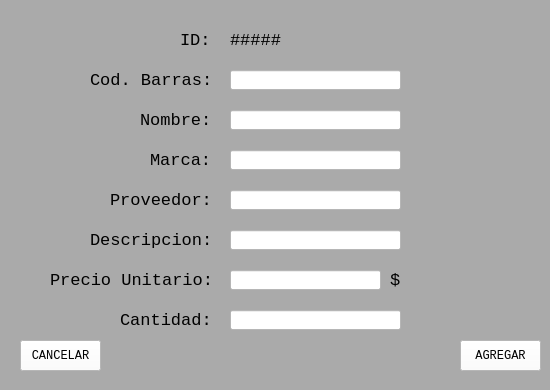
   <widget class="QWidget" name="widgetAgregar" native="true">
    <property name="geometry">
     <rect>
      <x>670</x>
      <y>290</y>
      <width>550</width>
      <height>390</height>
     </rect>
    </property>
    <property name="styleSheet">
     <string notr="true">background-color: rgb(170, 170, 170);</string>
    </property>
    <widget class="QLineEdit" name="lineAgregarCodbarras">
     <property name="geometry">
      <rect>
       <x>230</x>
       <y>70</y>
       <width>171</width>
       <height>20</height>
      </rect>
     </property>
     <property name="font">
      <font>
       <family>Courier New</family>
       <pointsize>13</pointsize>
      </font>
     </property>
     <property name="styleSheet">
      <string notr="true">background-color: rgb(255, 255, 255);</string>
     </property>
    </widget>
    <widget class="QLabel" name="label_3">
     <property name="geometry">
      <rect>
       <x>90</x>
       <y>70</y>
       <width>121</width>
       <height>21</height>
      </rect>
     </property>
     <property name="font">
      <font>
       <family>Courier New</family>
       <pointsize>13</pointsize>
      </font>
     </property>
     <property name="text">
      <string>Cod. Barras:</string>
     </property>
    </widget>
    <widget class="QLabel" name="label_4">
     <property name="geometry">
      <rect>
       <x>140</x>
       <y>110</y>
       <width>71</width>
       <height>21</height>
      </rect>
     </property>
     <property name="font">
      <font>
       <family>Courier New</family>
       <pointsize>13</pointsize>
      </font>
     </property>
     <property name="text">
      <string>Nombre:</string>
     </property>
    </widget>
    <widget class="QLineEdit" name="lineAgregarNombre">
     <property name="geometry">
      <rect>
       <x>230</x>
       <y>110</y>
       <width>171</width>
       <height>20</height>
      </rect>
     </property>
     <property name="font">
      <font>
       <family>Courier New</family>
       <pointsize>13</pointsize>
      </font>
     </property>
     <property name="styleSheet">
      <string notr="true">background-color: rgb(255, 255, 255);</string>
     </property>
    </widget>
    <widget class="QLineEdit" name="lineAgregarDescrip">
     <property name="geometry">
      <rect>
       <x>230</x>
       <y>230</y>
       <width>171</width>
       <height>20</height>
      </rect>
     </property>
     <property name="font">
      <font>
       <family>Courier New</family>
       <pointsize>13</pointsize>
      </font>
     </property>
     <property name="styleSheet">
      <string notr="true">background-color: rgb(255, 255, 255);</string>
     </property>
    </widget>
    <widget class="QLabel" name="label_5">
     <property name="geometry">
      <rect>
       <x>90</x>
       <y>230</y>
       <width>121</width>
       <height>21</height>
      </rect>
     </property>
     <property name="font">
      <font>
       <family>Courier New</family>
       <pointsize>13</pointsize>
      </font>
     </property>
     <property name="text">
      <string>Descripcion:</string>
     </property>
    </widget>
    <widget class="QLineEdit" name="lineAgregarPrecio">
     <property name="geometry">
      <rect>
       <x>230</x>
       <y>270</y>
       <width>151</width>
       <height>20</height>
      </rect>
     </property>
     <property name="font">
      <font>
       <family>Courier New</family>
       <pointsize>13</pointsize>
      </font>
     </property>
     <property name="styleSheet">
      <string notr="true">background-color: rgb(255, 255, 255);</string>
     </property>
    </widget>
    <widget class="QLabel" name="label_6">
     <property name="geometry">
      <rect>
       <x>50</x>
       <y>270</y>
       <width>161</width>
       <height>21</height>
      </rect>
     </property>
     <property name="font">
      <font>
       <family>Courier New</family>
       <pointsize>13</pointsize>
      </font>
     </property>
     <property name="text">
      <string>Precio Unitario:</string>
     </property>
    </widget>
    <widget class="QLabel" name="label_7">
     <property name="geometry">
      <rect>
       <x>120</x>
       <y>310</y>
       <width>91</width>
       <height>21</height>
      </rect>
     </property>
     <property name="font">
      <font>
       <family>Courier New</family>
       <pointsize>13</pointsize>
      </font>
     </property>
     <property name="text">
      <string>Cantidad:</string>
     </property>
    </widget>
    <widget class="QLineEdit" name="lineAgregarCantidad">
     <property name="geometry">
      <rect>
       <x>230</x>
       <y>310</y>
       <width>171</width>
       <height>20</height>
      </rect>
     </property>
     <property name="font">
      <font>
       <family>Courier New</family>
       <pointsize>13</pointsize>
      </font>
     </property>
     <property name="styleSheet">
      <string notr="true">background-color: rgb(255, 255, 255);</string>
     </property>
    </widget>
    <widget class="QLabel" name="label_8">
     <property name="geometry">
      <rect>
       <x>390</x>
       <y>270</y>
       <width>16</width>
       <height>21</height>
      </rect>
     </property>
     <property name="font">
      <font>
       <family>Courier New</family>
       <pointsize>13</pointsize>
      </font>
     </property>
     <property name="text">
      <string>$</string>
     </property>
    </widget>
    <widget class="QLabel" name="label_9">
     <property name="geometry">
      <rect>
       <x>180</x>
       <y>30</y>
       <width>31</width>
       <height>21</height>
      </rect>
     </property>
     <property name="font">
      <font>
       <family>Courier New</family>
       <pointsize>13</pointsize>
      </font>
     </property>
     <property name="text">
      <string>ID:</string>
     </property>
    </widget>
    <widget class="QLabel" name="lebelAgregarNumid">
     <property name="geometry">
      <rect>
       <x>230</x>
       <y>30</y>
       <width>51</width>
       <height>21</height>
      </rect>
     </property>
     <property name="font">
      <font>
       <family>Courier New</family>
       <pointsize>13</pointsize>
      </font>
     </property>
     <property name="text">
      <string>#####</string>
     </property>
    </widget>
    <widget class="QPushButton" name="ButonAgregarAceptar">
     <property name="geometry">
      <rect>
       <x>460</x>
       <y>340</y>
       <width>81</width>
       <height>31</height>
      </rect>
     </property>
     <property name="font">
      <font>
       <family>Courier New</family>
      </font>
     </property>
     <property name="styleSheet">
      <string notr="true">background-color: rgb(255, 255, 255);</string>
     </property>
     <property name="text">
      <string>AGREGAR</string>
     </property>
    </widget>
    <widget class="QPushButton" name="ButonAgregarCancelar">
     <property name="geometry">
      <rect>
       <x>20</x>
       <y>340</y>
       <width>81</width>
       <height>31</height>
      </rect>
     </property>
     <property name="font">
      <font>
       <family>Courier New</family>
      </font>
     </property>
     <property name="styleSheet">
      <string notr="true">background-color: rgb(255, 255, 255);</string>
     </property>
     <property name="text">
      <string>CANCELAR</string>
     </property>
    </widget>
    <widget class="QLineEdit" name="lineAgregarProve">
     <property name="geometry">
      <rect>
       <x>230</x>
       <y>190</y>
       <width>171</width>
       <height>20</height>
      </rect>
     </property>
     <property name="font">
      <font>
       <family>Courier New</family>
       <pointsize>13</pointsize>
      </font>
     </property>
     <property name="styleSheet">
      <string notr="true">background-color: rgb(255, 255, 255);</string>
     </property>
    </widget>
    <widget class="QLabel" name="label_17">
     <property name="geometry">
      <rect>
       <x>110</x>
       <y>190</y>
       <width>101</width>
       <height>21</height>
      </rect>
     </property>
     <property name="font">
      <font>
       <family>Courier New</family>
       <pointsize>13</pointsize>
      </font>
     </property>
     <property name="text">
      <string>Proveedor:</string>
     </property>
    </widget>
    <widget class="QLineEdit" name="lineAgregarMarca">
     <property name="geometry">
      <rect>
       <x>230</x>
       <y>150</y>
       <width>171</width>
       <height>20</height>
      </rect>
     </property>
     <property name="font">
      <font>
       <family>Courier New</family>
       <pointsize>13</pointsize>
      </font>
     </property>
     <property name="styleSheet">
      <string notr="true">background-color: rgb(255, 255, 255);</string>
     </property>
    </widget>
    <widget class="QLabel" name="label_52">
     <property name="geometry">
      <rect>
       <x>150</x>
       <y>150</y>
       <width>61</width>
       <height>21</height>
      </rect>
     </property>
     <property name="font">
      <font>
       <family>Courier New</family>
       <pointsize>13</pointsize>
      </font>
     </property>
     <property name="text">
      <string>Marca:</string>
     </property>
    </widget>
   </widget>
